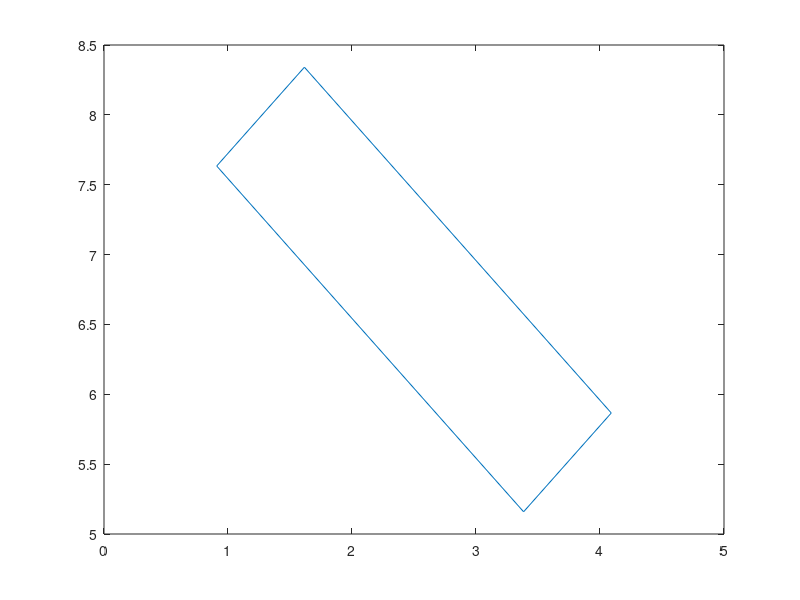

This chart was generated by the following MATLAB code:
x_left = 3;
xc = 1;
height = 2;
mass_height_diff = 5;
w_chassis = 1;
height = 5;

x = [x_left
    w_chassis+1];
y = [xc-height/2+2*mass_height_diff
    height];
h = plot([x(1) x(2) x(2) x(1) x(1)],...
    [y(1) y(1) y(2) y(2) y(1)]);
rotate(h,[0 0 1],45)

% x = [x_left
%     w_chassis+1];
% y = [xc-height/2+2*mass_height_diff
%     height];
% x = x([1 2 2 1 1]);
% y = y([1 1 2 2 1]);
% a = 15;
% R = [cosd(a) -sind(a);sind(a) cosd(a)];       % rotation matrix
% v = R*[x(:)-mean(x) y(:)-mean(y)]'; % center and rotate rectangle
% x = v(1,:)+mean(x);                 % restore original position
% y = v(2,:)+mean(y);
% plot(x,y,'k');